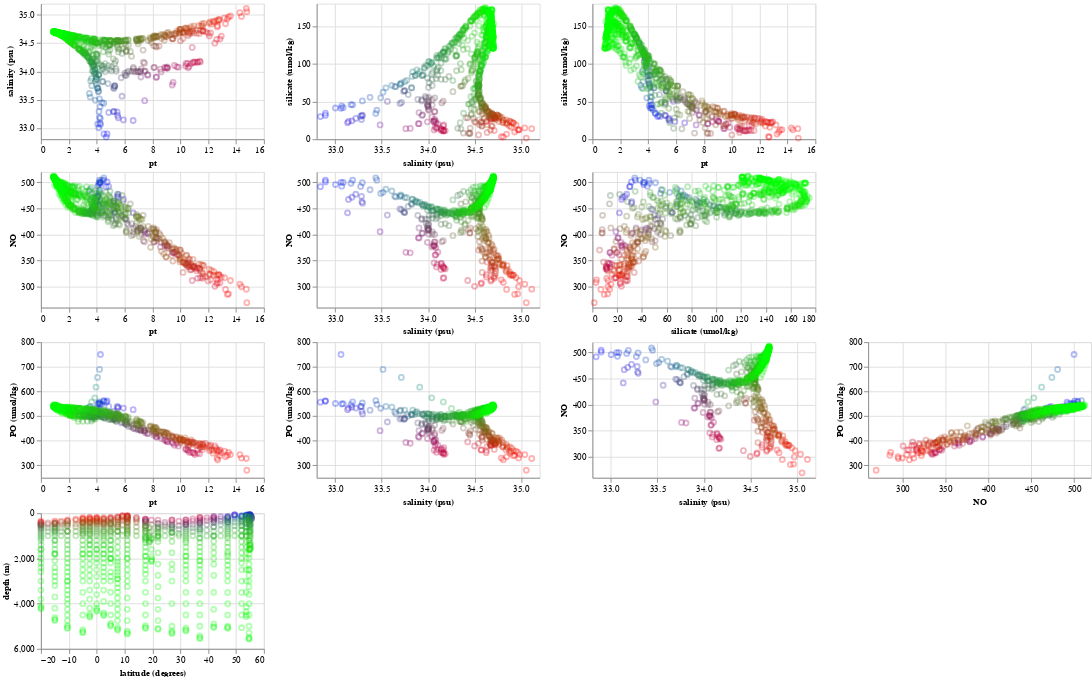

Here is the notebook cell this chart was saved with:
### Markdown cell above
View altair interactive visualizations

### Code cell
import altair as alt

DF_TO_USE = foraltair_df
INTERVAL_SELECTION = alt.selection_interval()
COMPOSED_SELECTION = INTERVAL_SELECTION
TOTAL_WIDTH=1200
TOTAL_HEIGHT=680
TSNE_HEIGHTFRAC=0.4
TSNE_WIDTHFRAC=0.2
FONTSIZE=10
PADDING_GUESS=45 #additional padding to subtract off


#convenience functions to turn off default altair behaviour of including
# zero in the axis even if no points are at 0
def nozero_xaxis(field_name):
  return alt.X(field_name, scale=alt.Scale(zero=False))
def nozero_yaxis(field_name, domain=None):
  if (domain is None):
    return alt.Y(field_name, scale=alt.Scale(zero=False))
  else:
    return alt.Y(field_name, scale=alt.Scale(zero=False, domain=domain))

def get_interactive_histogram(colname):
  yaxis = alt.Y('count():Q', title="Count")
  xaxis = alt.X(colname+':Q', bin=alt.Bin(maxbins=100))
  #apparently height/width doesn't include the space for the
  # axes labels, so these need to be adjusted a bit.
  bg_histogram = alt.Chart(DF_TO_USE).mark_bar().encode(
                    y=yaxis,
                    x=xaxis,
                    color=alt.value('lightgrey')).properties(
                      width=TOTAL_WIDTH*(1-TSNE_WIDTHFRAC)/4
                            - (FONTSIZE+PADDING_GUESS),
                      height=TOTAL_HEIGHT*TSNE_HEIGHTFRAC/3
                            - (FONTSIZE+PADDING_GUESS),
                      selection=INTERVAL_SELECTION)
  fg_histogram = alt.Chart(DF_TO_USE).mark_bar().encode(
                      y=yaxis,
                      color=alt.value('steelblue'),
                      x=xaxis).transform_filter(COMPOSED_SELECTION)
  return (bg_histogram+fg_histogram)

#define the color property that will be shared for the scatterplots/legend
color = alt.condition(COMPOSED_SELECTION, 'archetypecolors', alt.value('lightgray'),
                      scale=None,
                      )
#color = alt.condition(COMPOSED_SELECTION, 'squared_errors', alt.value('lightgray'))

#base chart for all other scatterplots
base = alt.Chart(DF_TO_USE).mark_point(opacity=0.3).encode(
  color=color,
  tooltip=['archetype_0', 'archetype_1', 'archetype_2']
).properties(width=TOTAL_WIDTH/4 - (FONTSIZE+PADDING_GUESS),
             height=(TOTAL_HEIGHT*(1-TSNE_HEIGHTFRAC))/2 
                     - (FONTSIZE+PADDING_GUESS)).add_selection(
                         INTERVAL_SELECTION)

#compose the whole layout
alt.vconcat(

(base.encode(nozero_xaxis('pt'), nozero_yaxis('salinity (psu)'))
| base.encode(nozero_xaxis('salinity (psu)'),
              nozero_yaxis('silicate (umol/kg)') )
| base.encode(nozero_xaxis('pt'), 
              nozero_yaxis('silicate (umol/kg)'))
),

(base.encode(nozero_xaxis('pt'),
             nozero_yaxis('NO'))
| base.encode(nozero_xaxis('salinity (psu)'),
              nozero_yaxis('NO'))
| base.encode(nozero_xaxis('silicate (umol/kg)'),
              nozero_yaxis('NO'))
),
 
 (base.encode(nozero_xaxis('pt'), nozero_yaxis('PO (umol/kg)'))
| base.encode(nozero_xaxis('salinity (psu)'), nozero_yaxis('PO (umol/kg)'))
|  base.encode(nozero_xaxis('salinity (psu)'), nozero_yaxis('NO'))
| base.encode(nozero_xaxis('NO'), nozero_yaxis('PO (umol/kg)'))
#| base.encode(x='salinity (psu)', y='PO (umol/kg)')
#| base.encode(x='NO', y='PO (umol/kg)')
),
#

(base.encode(nozero_xaxis('latitude (degrees)'),
             nozero_yaxis('depth (m)', domain=(6000, 0))))

).configure_axis(labelFontSize=FONTSIZE,
                 titleFontSize=FONTSIZE).properties(padding=0, spacing=0)
# the padding/spacing doesn't propagate to subcharts propertly

### Figure 1 — Vega-Lite specification as saved in the notebook (floating-point values rounded to 4 significant figures; data arrays with more than 128 entries replaced by an {"elided": "..."} marker saying what was removed)
{"config": {"view": {"continuousWidth": 400, "continuousHeight": 300}, "axis": {"labelFontSize": 10, "titleFontSize": 10}}, "vconcat": [{"hconcat": [{"mark": {"type": "point", "opacity": 0.3}, "encoding": {"color": {"condition": {"type": "nominal", "field": "archetypecolors", "scale": null, "selection": "selector008"}, "value": "lightgray"}, "tooltip": [{"type": "quantitative", "field": "archetype_0"}, {"type": "quantitative", "field": "archetype_1"}, {"type": "quantitative", "field": "archetype_2"}], "x": {"type": "quantitative", "field": "pt", "scale": {"zero": false}}, "y": {"type": "quantitative", "field": "salinity (psu)", "scale": {"zero": false}}}, "height": 149.0, "selection": {"selector008": {"type": "interval"}}, "width": 245.0}, {"mark": {"type": "point", "opacity": 0.3}, "encoding": {"color": {"condition": {"type": "nominal", "field": "archetypecolors", "scale": null, "selection": "selector008"}, "value": "lightgray"}, "tooltip": [{"type": "quantitative", "field": "archetype_0"}, {"type": "quantitative", "field": "archetype_1"}, {"type": "quantitative", "field": "archetype_2"}], "x": {"type": "quantitative", "field": "salinity (psu)", "scale": {"zero": false}}, "y": {"type": "quantitative", "field": "silicate (umol/kg)", "scale": {"zero": false}}}, "height": 149.0, "selection": {"selector008": {"type": "interval"}}, "width": 245.0}, {"mark": {"type": "point", "opacity": 0.3}, "encoding": {"color": {"condition": {"type": "nominal", "field": "archetypecolors", "scale": null, "selection": "selector008"}, "value": "lightgray"}, "tooltip": [{"type": "quantitative", "field": "archetype_0"}, {"type": "quantitative", "field": "archetype_1"}, {"type": "quantitative", "field": "archetype_2"}], "x": {"type": "quantitative", "field": "pt", "scale": {"zero": false}}, "y": {"type": "quantitative", "field": "silicate (umol/kg)", "scale": {"zero": false}}}, "height": 149.0, "selection": {"selector008": {"type": "interval"}}, "width": 245.0}]}, {"hconcat": [{"mark": {"type": "point", "opacity": 0.3}, "encoding": {"color": {"condition": {"type": "nominal", "field": "archetypecolors", "scale": null, "selection": "selector008"}, "value": "lightgray"}, "tooltip": [{"type": "quantitative", "field": "archetype_0"}, {"type": "quantitative", "field": "archetype_1"}, {"type": "quantitative", "field": "archetype_2"}], "x": {"type": "quantitative", "field": "pt", "scale": {"zero": false}}, "y": {"type": "quantitative", "field": "NO", "scale": {"zero": false}}}, "height": 149.0, "selection": {"selector008": {"type": "interval"}}, "width": 245.0}, {"mark": {"type": "point", "opacity": 0.3}, "encoding": {"color": {"condition": {"type": "nominal", "field": "archetypecolors", "scale": null, "selection": "selector008"}, "value": "lightgray"}, "tooltip": [{"type": "quantitative", "field": "archetype_0"}, {"type": "quantitative", "field": "archetype_1"}, {"type": "quantitative", "field": "archetype_2"}], "x": {"type": "quantitative", "field": "salinity (psu)", "scale": {"zero": false}}, "y": {"type": "quantitative", "field": "NO", "scale": {"zero": false}}}, "height": 149.0, "selection": {"selector008": {"type": "interval"}}, "width": 245.0}, {"mark": {"type": "point", "opacity": 0.3}, "encoding": {"color": {"condition": {"type": "nominal", "field": "archetypecolors", "scale": null, "selection": "selector008"}, "value": "lightgray"}, "tooltip": [{"type": "quantitative", "field": "archetype_0"}, {"type": "quantitative", "field": "archetype_1"}, {"type": "quantitative", "field": "archetype_2"}], "x": {"type": "quantitative", "field": "silicate (umol/kg)", "scale": {"zero": false}}, "y": {"type": "quantitative", "field": "NO", "scale": {"zero": false}}}, "height": 149.0, "selection": {"selector008": {"type": "interval"}}, "width": 245.0}]}, {"hconcat": [{"mark": {"type": "point", "opacity": 0.3}, "encoding": {"color": {"condition": {"type": "nominal", "field": "archetypecolors", "scale": null, "selection": "selector008"}, "value": "lightgray"}, "tooltip": [{"type": "quantitative", "field": "archetype_0"}, {"type": "quantitative", "field": "archetype_1"}, {"type": "quantitative", "field": "archetype_2"}], "x": {"type": "quantitative", "field": "pt", "scale": {"zero": false}}, "y": {"type": "quantitative", "field": "PO (umol/kg)", "scale": {"zero": false}}}, "height": 149.0, "selection": {"selector008": {"type": "interval"}}, "width": 245.0}, {"mark": {"type": "point", "opacity": 0.3}, "encoding": {"color": {"condition": {"type": "nominal", "field": "archetypecolors", "scale": null, "selection": "selector008"}, "value": "lightgray"}, "tooltip": [{"type": "quantitative", "field": "archetype_0"}, {"type": "quantitative", "field": "archetype_1"}, {"type": "quantitative", "field": "archetype_2"}], "x": {"type": "quantitative", "field": "salinity (psu)", "scale": {"zero": false}}, "y": {"type": "quantitative", "field": "PO (umol/kg)", "scale": {"zero": false}}}, "height": 149.0, "selection": {"selector008": {"type": "interval"}}, "width": 245.0}, {"mark": {"type": "point", "opacity": 0.3}, "encoding": {"color": {"condition": {"type": "nominal", "field": "archetypecolors", "scale": null, "selection": "selector008"}, "value": "lightgray"}, "tooltip": [{"type": "quantitative", "field": "archetype_0"}, {"type": "quantitative", "field": "archetype_1"}, {"type": "quantitative", "field": "archetype_2"}], "x": {"type": "quantitative", "field": "salinity (psu)", "scale": {"zero": false}}, "y": {"type": "quantitative", "field": "NO", "scale": {"zero": false}}}, "height": 149.0, "selection": {"selector008": {"type": "interval"}}, "width": 245.0}, {"mark": {"type": "point", "opacity": 0.3}, "encoding": {"color": {"condition": {"type": "nominal", "field": "archetypecolors", "scale": null, "selection": "selector008"}, "value": "lightgray"}, "tooltip": [{"type": "quantitative", "field": "archetype_0"}, {"type": "quantitative", "field": "archetype_1"}, {"type": "quantitative", "field": "archetype_2"}], "x": {"type": "quantitative", "field": "NO", "scale": {"zero": false}}, "y": {"type": "quantitative", "field": "PO (umol/kg)", "scale": {"zero": false}}}, "height": 149.0, "selection": {"selector008": {"type": "interval"}}, "width": 245.0}]}, {"mark": {"type": "point", "opacity": 0.3}, "encoding": {"color": {"condition": {"type": "nominal", "field": "archetypecolors", "scale": null, "selection": "selector008"}, "value": "lightgray"}, "tooltip": [{"type": "quantitative", "field": "archetype_0"}, {"type": "quantitative", "field": "archetype_1"}, {"type": "quantitative", "field": "archetype_2"}], "x": {"type": "quantitative", "field": "latitude (degrees)", "scale": {"zero": false}}, "y": {"type": "quantitative", "field": "depth (m)", "scale": {"domain": [6000, 0], "zero": false}}}, "height": 149.0, "selection": {"selector008": {"type": "interval"}}, "width": 245.0}], "data": {"name": "data-d027e709f2a4e1853c6d2798663a6864"}, "padding": 0, "spacing": 0, "$schema": "https://vega.github.io/schema/vega-lite/v4.8.1.json", "datasets": {"data-d027e709f2a4e1853c6d2798663a6864": {"elided": "761 records"}}}
